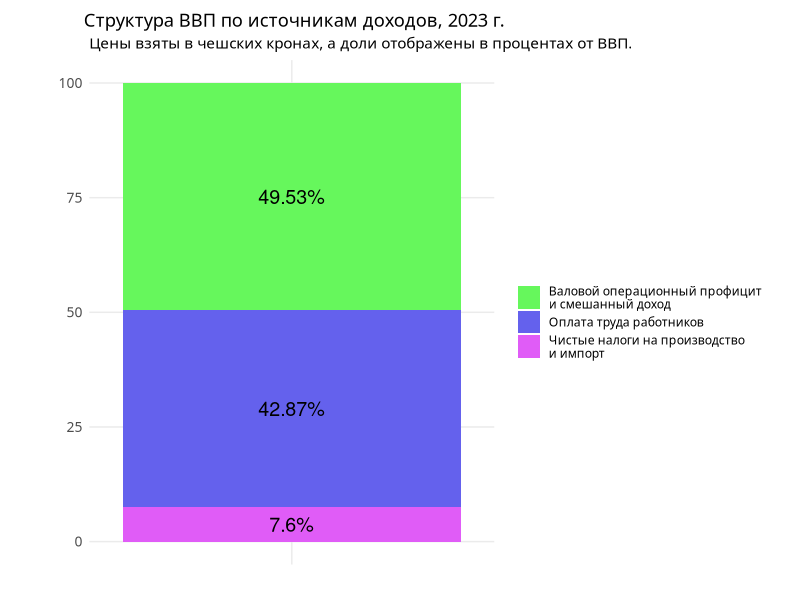

The R source for this figure:
library(dplyr)
library(ggplot2)

data <- data.frame(
  x=c("Оплата труда работников", 
      "Чистые налоги на производство \nи импорт", 
      "Валовой операционный профицит \nи смешанный доход",
      "Gross domestic product"),
  y=c(3265699, 579028, 3773801, 7618528))

data <- data %>%
  arrange(desc(y))

total <- data[1,]$y[1]
data <- data[2:nrow(data),]

data <- data %>%
  arrange(y) %>%
  mutate(percent = y * 100 / total)

print(total == sum(data$y))

data$x <- as.character(data$x)

theme_set(theme_minimal(base_family = "Roboto Mono"))

theme_update(plot.background = element_rect(fill = "white", color = "white"), ##fffaf0
             panel.background = element_rect(fill = NA, color = NA),
             panel.border = element_rect(fill = NA, color = NA),
             panel.grid.minor = element_blank(),
             axis.text.y = element_text(size = 10),
             axis.title.y = element_text(size = 13, 
                                         margin = margin(r = 10)),
             legend.title = element_text(size = 9),
             plot.caption = element_text(family = "Special Elite",
                                         size = 10,
                                         color = "grey70",
                                         face = "bold",
                                         hjust = .5,
                                         margin = margin(5, 0, 20, 0)),
             plot.margin = margin(10, 20, 10, 20))




ggplot(data = data, aes(x = "GDP", y = percent, fill = x)) +
  geom_bar(stat = "identity", width=1) +
  labs(title = " Структура ВВП по источникам доходов, 2023 г.",
       subtitle = "Цены взяты в чешских кронах, а доли отображены в процентах от ВВП.",
       x = "",
       y = "",
       fill = "") +
  scale_fill_manual(values = c("Чистые налоги на производство \nи импорт" = "#e05cf7",
                               "Оплата труда работников" = "#6461ed",
                               "Валовой операционный профицит \nи смешанный доход" = "#66f75c"))+
  theme(axis.text.x = element_blank(),  # Убираем подписи оси X
        plot.title = element_text(hjust = 0.5)) +  # Центрируем заголовок
  geom_text(aes(label = paste0(round(percent, 2), "%")),
            position = position_stack(vjust = 0.5),  # Текст внутри сегментов
            size = 5) # Размер и цвет текста
